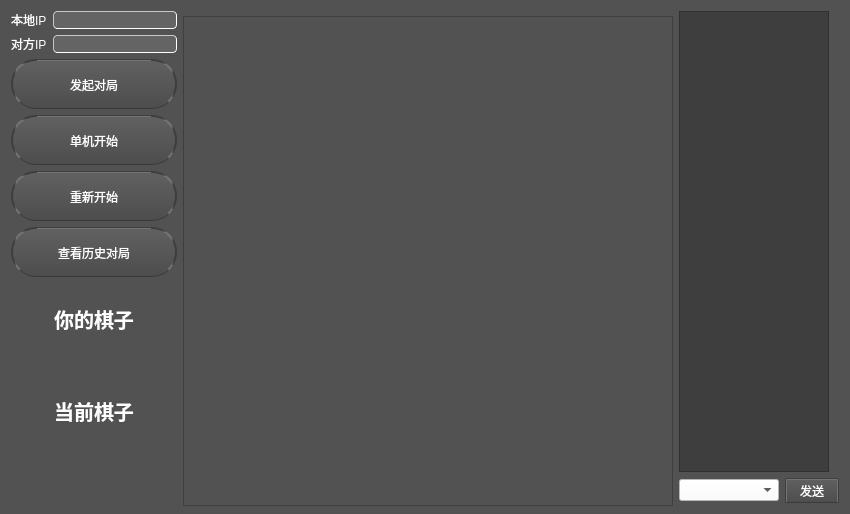
<?xml version="1.0" encoding="UTF-8"?>
<ui version="4.0">
 <class>fiveGoClass</class>
 <widget class="QWidget" name="fiveGoClass">
  <property name="geometry">
   <rect>
    <x>0</x>
    <y>0</y>
    <width>850</width>
    <height>514</height>
   </rect>
  </property>
  <property name="minimumSize">
   <size>
    <width>850</width>
    <height>514</height>
   </size>
  </property>
  <property name="maximumSize">
   <size>
    <width>850</width>
    <height>514</height>
   </size>
  </property>
  <property name="font">
   <font>
    <pointsize>9</pointsize>
   </font>
  </property>
  <property name="windowTitle">
   <string>五子棋小游戏</string>
  </property>
  <property name="styleSheet">
   <string notr="true">/*
ElegantDark Style Sheet for QT Applications
Author: Jaime A. Quiroga P.
Company: GTRONICK
Last updated: 17/04/2018
Available at: https://github.com/GTRONICK/QSS/blob/master/ElegantDark.qss
*/
QWidget {
	background-color:rgb(82, 82, 82);
}
QTextEdit {
	background-color:rgb(62, 62, 62);
	color: rgb(0, 255, 0);
}
QPushButton{
	border-radius:25px;
	border-style: outset;
	border-width: 2px;
	border-top-color: qlineargradient(spread:pad, x1:0.5, y1:0.6, x2:0.5, y2:0.4, stop:0 rgba(115, 115, 115, 255), stop:1 rgba(62, 62, 62, 255));
	border-right-color: qlineargradient(spread:pad, x1:0.4, y1:0.5, x2:0.6, y2:0.5, stop:0 rgba(115, 115, 115, 255), stop:1 rgba(62, 62, 62, 255));
	border-left-color: qlineargradient(spread:pad, x1:0.6, y1:0.5, x2:0.4, y2:0.5, stop:0 rgba(115, 115, 115, 255), stop:1 rgba(62, 62, 62, 255));
	border-bottom-color: rgb(58, 58, 58);
	border-bottom-width: 1px;
	border-style: solid;
	color: rgb(255, 255, 255);
	padding: 2px;
	background-color: qlineargradient(spread:pad, x1:0.5, y1:1, x2:0.5, y2:0, stop:0 rgba(77, 77, 77, 255), stop:1 rgba(97, 97, 97, 255));
}
QPushButton:hover{
	border-style: outset;
	border-width: 2px;
	border-top-color: qlineargradient(spread:pad, x1:0.5, y1:0.6, x2:0.5, y2:0.4, stop:0 rgba(180, 180, 180, 255), stop:1 rgba(110, 110, 110, 255));
	border-right-color: qlineargradient(spread:pad, x1:0.4, y1:0.5, x2:0.6, y2:0.5, stop:0 rgba(180, 180, 180, 255), stop:1 rgba(110, 110, 110, 255));
	border-left-color: qlineargradient(spread:pad, x1:0.6, y1:0.5, x2:0.4, y2:0.5, stop:0 rgba(180, 180, 180, 255), stop:1 rgba(110, 110, 110, 255));
	border-bottom-color: rgb(115, 115, 115);
	border-bottom-width: 1px;
	border-style: solid;
	color: rgb(255, 255, 255);
	padding: 2px;
	background-color: qlineargradient(spread:pad, x1:0.5, y1:1, x2:0.5, y2:0, stop:0 rgba(107, 107, 107, 255), stop:1 rgba(157, 157, 157, 255));
}
QPushButton:pressed{
	border-style: outset;
	border-width: 2px;
	border-top-color: qlineargradient(spread:pad, x1:0.5, y1:0.6, x2:0.5, y2:0.4, stop:0 rgba(62, 62, 62, 255), stop:1 rgba(22, 22, 22, 255));
	border-right-color: qlineargradient(spread:pad, x1:0.4, y1:0.5, x2:0.6, y2:0.5, stop:0 rgba(115, 115, 115, 255), stop:1 rgba(62, 62, 62, 255));
	border-left-color: qlineargradient(spread:pad, x1:0.6, y1:0.5, x2:0.4, y2:0.5, stop:0 rgba(115, 115, 115, 255), stop:1 rgba(62, 62, 62, 255));
	border-bottom-color: rgb(58, 58, 58);
	border-bottom-width: 1px;
	border-style: solid;
	color: rgb(255, 255, 255);
	padding: 2px;
	background-color: qlineargradient(spread:pad, x1:0.5, y1:1, x2:0.5, y2:0, stop:0 rgba(77, 77, 77, 255), stop:1 rgba(97, 97, 97, 255));
}
QPushButton:disabled{
	border-style: outset;
	border-width: 2px;
	border-top-color: qlineargradient(spread:pad, x1:0.5, y1:0.6, x2:0.5, y2:0.4, stop:0 rgba(115, 115, 115, 255), stop:1 rgba(62, 62, 62, 255));
	border-right-color: qlineargradient(spread:pad, x1:0.4, y1:0.5, x2:0.6, y2:0.5, stop:0 rgba(115, 115, 115, 255), stop:1 rgba(62, 62, 62, 255));
	border-left-color: qlineargradient(spread:pad, x1:0.6, y1:0.5, x2:0.4, y2:0.5, stop:0 rgba(115, 115, 115, 255), stop:1 rgba(62, 62, 62, 255));
	border-bottom-color: rgb(58, 58, 58);
	border-bottom-width: 1px;
	border-style: solid;
	color: rgb(0, 0, 0);
	padding: 2px;
	background-color: qlineargradient(spread:pad, x1:0.5, y1:1, x2:0.5, y2:0, stop:0 rgba(57, 57, 57, 255), stop:1 rgba(77, 77, 77, 255));
}
QLineEdit {
	border-width: 1px; border-radius: 4px;
	border-color: rgb(200, 200, 200);
	border-style: inset;
	padding: 0 8px;
	color: rgb(255, 255, 255);
	background:rgb(100, 100, 100);
	selection-background-color: rgb(187, 187, 187);
	selection-color: rgb(60, 63, 65);
}
QLineEdit::hover {
	border-color: rgb(10, 255, 10);
}
QLabel {
	color:rgb(255,255,255);	
}
QProgressBar {
	text-align: center;
	color: rgb(240, 240, 240);
	border-width: 1px; 
	border-radius: 10px;
	border-color: rgb(158, 158, 158);
	border-style: outset;
	background-color:rgb(77,77,77);
}
QProgressBar::chunk {
	background-color: qlineargradient(spread:pad, x1:0.5, y1:0.7, x2:0.5, y2:0.3, stop:0 rgba(10, 200, 10, 255), stop:1 rgba(20, 200, 20, 255));
	border-radius: 10px;
}
QMenuBar {
	background:rgb(82, 82, 82);
}
QMenuBar::item {
	color:rgb(223,219,210);
	spacing: 3px;
	padding: 1px 4px;
	background: transparent;
}

QMenuBar::item:selected {
	background:rgb(115, 115, 115);
}
QMenu::item:selected {
	color:rgb(255,255,255);
	border-width:2px;
	border-style:solid;
	padding-left:18px;
	padding-right:8px;
	padding-top:2px;
	padding-bottom:3px;
	background:qlineargradient(spread:pad, x1:0.5, y1:0.7, x2:0.5, y2:0.3, stop:0 rgba(87, 97, 106, 255), stop:1 rgba(93, 103, 113, 255));
	border-top-color: qlineargradient(spread:pad, x1:0.5, y1:0.6, x2:0.5, y2:0.4, stop:0 rgba(115, 115, 115, 255), stop:1 rgba(62, 62, 62, 255));
	border-right-color: qlineargradient(spread:pad, x1:0.4, y1:0.5, x2:0.6, y2:0.5, stop:0 rgba(115, 115, 115, 255), stop:1 rgba(62, 62, 62, 255));
	border-left-color: qlineargradient(spread:pad, x1:0.6, y1:0.5, x2:0.4, y2:0.5, stop:0 rgba(115, 115, 115, 255), stop:1 rgba(62, 62, 62, 255));
	border-bottom-color: rgb(58, 58, 58);
	border-bottom-width: 1px;
}
QMenu::item {
	color:rgb(223,219,210);
	background-color:rgb(78,78,78);
	padding-left:20px;
	padding-top:4px;
	padding-bottom:4px;
	padding-right:10px;
}
QMenu{
	background-color:rgb(78,78,78);
}
QTabWidget {
	color:rgb(0,0,0);
	background-color:rgb(247,246,246);
}
QTabWidget::pane {
		border-color: rgb(77,77,77);
		background-color:rgb(101,101,101);
		border-style: solid;
		border-width: 1px;
    	border-radius: 6px;
}
QTabBar::tab {
	padding:2px;
	height:40px;
	width:80px;
	color:rgb(250,250,250);
  	background-color: qlineargradient(spread:pad, x1:0.5, y1:1, x2:0.5, y2:0, stop:0 rgba(77, 77, 77, 255), stop:1 rgba(97, 97, 97, 255));
	border-style: solid;
	border-width: 2px;
  	border-top-right-radius:4px;
   border-top-left-radius:4px;
	border-top-color: qlineargradient(spread:pad, x1:0.5, y1:0.6, x2:0.5, y2:0.4, stop:0 rgba(115, 115, 115, 255), stop:1 rgba(95, 92, 93, 255));
	border-right-color: qlineargradient(spread:pad, x1:0.4, y1:0.5, x2:0.6, y2:0.5, stop:0 rgba(115, 115, 115, 255), stop:1 rgba(95, 92, 93, 255));
	border-left-color: qlineargradient(spread:pad, x1:0.6, y1:0.5, x2:0.4, y2:0.5, stop:0 rgba(115, 115, 115, 255), stop:1 rgba(95, 92, 93, 255));
	border-bottom-color: rgb(101,101,101);
}
QTabBar::tab:selected, QTabBar::tab:last:selected, QTabBar::tab:hover {
  	background-color:rgb(101,101,101);
  	margin-left: 0px;
  	margin-right: 1px;
	border-bottom-color: #37efba;
}
QTabBar::tab:!selected {
    	margin-top: 1px;
		margin-right: 1px;
}
QCheckBox {
	color:rgb(223,219,210);
	padding: 2px;
}
QCheckBox:hover {
	border-radius:4px;
	border-style:solid;
	padding-left: 1px;
	padding-right: 1px;
	padding-bottom: 1px;
	padding-top: 1px;
	border-width:1px;
	border-color: rgb(87, 197, 106);
	background-color:qlineargradient(spread:pad, x1:0.5, y1:0.7, x2:0.5, y2:0.3, stop:0 rgba(87, 97, 106, 150), stop:1 rgba(93, 103, 113, 150));
}
QCheckBox::indicator:checked {
	border-radius:4px;
	border-style:solid;
	border-width:1px;
	border-color: rgb(180,180,180);
  	background-color:rgb(20,200,20);
}
QCheckBox::indicator:unchecked {
	border-radius:4px;
	border-style:solid;
	border-width:1px;
	border-color: rgb(87, 97, 106);
  	background-color:rgb(255,255,255);
}
QStatusBar {
	color:rgb(240,240,240);
}
QComboBox{
	color:rgb(240,240,240);
}
QGroupBox{
color: rgb(255, 255, 255);
border: 3px solid gray;
border-radius:20px;
margin-top:4px;
font-family:楷体;
font:bold 20px;
}
QGroupBox::title
{
	subcontrol-origin:margin;
	subcontrol-position:top center;
	padding:1px;
}
QGroupBox::enabled{
	border: 3px solid gray;
}
QGroupBox::!enabled {
	border: 1px solid gray;
}
QSpinBox{
	color: rgb(255, 255, 255);
	height:20px;
}
QSpinBox:hover{
	border-color: rgb(10, 255, 10);
}
QDoubleSpinBox{
	color: rgb(255, 255, 255);
	height:20px;
}
QDoubleSpinBox:hover{
	border-color: rgb(10, 255, 10);
}
QRadioButton{
	color: rgb(255, 255, 255);
}
QSider::sub-page::horizontal{
	color: rgb(0, 255, 0);
}
</string>
  </property>
  <layout class="QHBoxLayout" name="horizontalLayout_6">
   <item>
    <layout class="QVBoxLayout" name="verticalLayout">
     <item>
      <layout class="QHBoxLayout" name="horizontalLayout">
       <item>
        <widget class="QLabel" name="label">
         <property name="text">
          <string>本地IP</string>
         </property>
        </widget>
       </item>
       <item>
        <widget class="QLineEdit" name="lineEdit_localhost">
         <property name="enabled">
          <bool>false</bool>
         </property>
        </widget>
       </item>
      </layout>
     </item>
     <item>
      <layout class="QHBoxLayout" name="horizontalLayout_2">
       <item>
        <widget class="QLabel" name="label_3">
         <property name="text">
          <string>对方IP</string>
         </property>
        </widget>
       </item>
       <item>
        <widget class="QLineEdit" name="lineEdit_2"/>
       </item>
      </layout>
     </item>
     <item>
      <widget class="QPushButton" name="btn_connect">
       <property name="minimumSize">
        <size>
         <width>120</width>
         <height>50</height>
        </size>
       </property>
       <property name="maximumSize">
        <size>
         <width>16777215</width>
         <height>50</height>
        </size>
       </property>
       <property name="styleSheet">
        <string notr="true"/>
       </property>
       <property name="text">
        <string>发起对局</string>
       </property>
      </widget>
     </item>
     <item>
      <widget class="QPushButton" name="btn_start">
       <property name="minimumSize">
        <size>
         <width>0</width>
         <height>50</height>
        </size>
       </property>
       <property name="text">
        <string>单机开始</string>
       </property>
      </widget>
     </item>
     <item>
      <widget class="QPushButton" name="btn_defult">
       <property name="minimumSize">
        <size>
         <width>0</width>
         <height>50</height>
        </size>
       </property>
       <property name="text">
        <string>重新开始</string>
       </property>
      </widget>
     </item>
     <item>
      <widget class="QPushButton" name="btn_history">
       <property name="minimumSize">
        <size>
         <width>0</width>
         <height>50</height>
        </size>
       </property>
       <property name="text">
        <string>查看历史对局</string>
       </property>
      </widget>
     </item>
     <item>
      <spacer name="verticalSpacer">
       <property name="orientation">
        <enum>Qt::Vertical</enum>
       </property>
       <property name="sizeHint" stdset="0">
        <size>
         <width>20</width>
         <height>40</height>
        </size>
       </property>
      </spacer>
     </item>
     <item>
      <widget class="QLabel" name="label_6">
       <property name="font">
        <font>
         <pointsize>15</pointsize>
         <weight>75</weight>
         <bold>true</bold>
        </font>
       </property>
       <property name="text">
        <string>你的棋子</string>
       </property>
       <property name="alignment">
        <set>Qt::AlignCenter</set>
       </property>
      </widget>
     </item>
     <item>
      <layout class="QHBoxLayout" name="horizontalLayout_4">
       <item>
        <spacer name="horizontalSpacer_3">
         <property name="orientation">
          <enum>Qt::Horizontal</enum>
         </property>
         <property name="sizeHint" stdset="0">
          <size>
           <width>40</width>
           <height>20</height>
          </size>
         </property>
        </spacer>
       </item>
       <item>
        <widget class="QLabel" name="label_7">
         <property name="minimumSize">
          <size>
           <width>50</width>
           <height>50</height>
          </size>
         </property>
         <property name="maximumSize">
          <size>
           <width>50</width>
           <height>100</height>
          </size>
         </property>
         <property name="styleSheet">
          <string notr="true"/>
         </property>
         <property name="text">
          <string/>
         </property>
        </widget>
       </item>
       <item>
        <spacer name="horizontalSpacer_4">
         <property name="orientation">
          <enum>Qt::Horizontal</enum>
         </property>
         <property name="sizeHint" stdset="0">
          <size>
           <width>40</width>
           <height>20</height>
          </size>
         </property>
        </spacer>
       </item>
      </layout>
     </item>
     <item>
      <widget class="QLabel" name="label_5">
       <property name="font">
        <font>
         <pointsize>15</pointsize>
         <weight>75</weight>
         <bold>true</bold>
        </font>
       </property>
       <property name="text">
        <string>当前棋子</string>
       </property>
       <property name="alignment">
        <set>Qt::AlignCenter</set>
       </property>
      </widget>
     </item>
     <item>
      <layout class="QHBoxLayout" name="horizontalLayout_3">
       <item>
        <spacer name="horizontalSpacer">
         <property name="orientation">
          <enum>Qt::Horizontal</enum>
         </property>
         <property name="sizeHint" stdset="0">
          <size>
           <width>40</width>
           <height>20</height>
          </size>
         </property>
        </spacer>
       </item>
       <item>
        <widget class="QLabel" name="label_4">
         <property name="minimumSize">
          <size>
           <width>50</width>
           <height>50</height>
          </size>
         </property>
         <property name="maximumSize">
          <size>
           <width>50</width>
           <height>50</height>
          </size>
         </property>
         <property name="text">
          <string/>
         </property>
        </widget>
       </item>
       <item>
        <spacer name="horizontalSpacer_2">
         <property name="orientation">
          <enum>Qt::Horizontal</enum>
         </property>
         <property name="sizeHint" stdset="0">
          <size>
           <width>40</width>
           <height>20</height>
          </size>
         </property>
        </spacer>
       </item>
      </layout>
     </item>
     <item>
      <spacer name="verticalSpacer_2">
       <property name="orientation">
        <enum>Qt::Vertical</enum>
       </property>
       <property name="sizeHint" stdset="0">
        <size>
         <width>20</width>
         <height>40</height>
        </size>
       </property>
      </spacer>
     </item>
    </layout>
   </item>
   <item>
    <widget class="QGraphicsView" name="graphicsView">
     <property name="minimumSize">
      <size>
       <width>490</width>
       <height>490</height>
      </size>
     </property>
     <property name="maximumSize">
      <size>
       <width>490</width>
       <height>481</height>
      </size>
     </property>
    </widget>
   </item>
   <item>
    <layout class="QVBoxLayout" name="verticalLayout_2">
     <item>
      <widget class="QTextEdit" name="textEdit">
       <property name="enabled">
        <bool>false</bool>
       </property>
       <property name="maximumSize">
        <size>
         <width>150</width>
         <height>16777215</height>
        </size>
       </property>
      </widget>
     </item>
     <item>
      <layout class="QHBoxLayout" name="horizontalLayout_5" stretch="4,1">
       <item>
        <widget class="QComboBox" name="comboBox">
         <property name="maximumSize">
          <size>
           <width>100</width>
           <height>16777215</height>
          </size>
         </property>
         <property name="styleSheet">
          <string notr="true">background-color: rgb(255, 255, 255);
color: rgb(0, 0, 0);</string>
         </property>
         <item>
          <property name="text">
           <string/>
          </property>
         </item>
         <item>
          <property name="text">
           <string>快点吧我等得花儿也谢啦</string>
          </property>
         </item>
         <item>
          <property name="text">
           <string>不要走决战到天亮</string>
          </property>
         </item>
         <item>
          <property name="text">
           <string>你是MM，还是GG</string>
          </property>
         </item>
        </widget>
       </item>
       <item>
        <widget class="QPushButton" name="btn_send">
         <property name="text">
          <string>发送</string>
         </property>
        </widget>
       </item>
      </layout>
     </item>
    </layout>
   </item>
  </layout>
 </widget>
 <layoutdefault spacing="6" margin="11"/>
 <resources>
  <include location="fiveGo.qrc"/>
 </resources>
 <connections/>
</ui>
